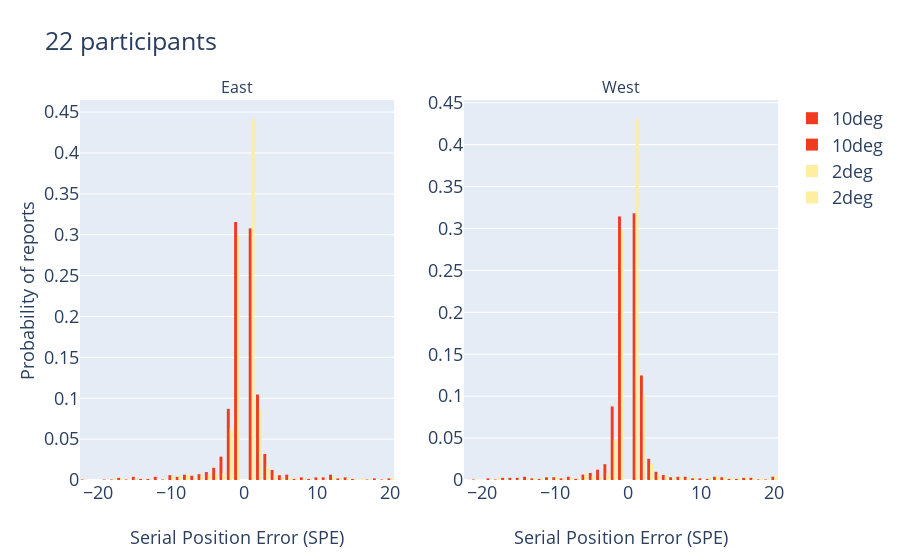

The code cell stored with this chart in its notebook:
### Code cell
from plotly import tools

trace = [[]]*2
ecc_length = len(data['cueEccentricity1'].unique())

for i,cuePos in enumerate(data['cueSpatialPos1'].unique()):
    cuePosdata = data[data['cueSpatialPos1']==cuePos]
    temp1 = []
    for j,ecc in enumerate(cuePosdata['cueEccentricity1'].unique().sort()):
        ecc_data = cuePosdata[cuePosdata['cueEccentricity1']==ecc]
        temp1.append(go.Histogram(x = ecc_data['responsePosRelative0'].to_numpy(), 
                                  histnorm='probability',
                                  name = str(ecc) + 'deg', opacity = 1, marker = dict(color = colors[j])))
    trace[i] = temp1

if data['cueSpatialPos1'].unique()[0] == [-1.0,0.0]:
    titles = ('West','East')
else:
    titles = ('East','West')

font_size = 18
fig = tools.make_subplots(rows=1, cols=2, subplot_titles = titles)
fig['layout'].update(barmode='group', title = str(int(len(data)/280))+' participants', font = dict(size = font_size))
#fig['layout']['xaxis3'].update(title='position of reported item relative to the true item', range = [-2,2])
#fig['layout']['xaxis4'].update(title='position of reported item relative to the true item', range = [-2,2])
fig['layout']['xaxis1'].update(title='Serial Position Error (SPE)', titlefont = dict(size = font_size))
fig['layout']['xaxis2'].update(title='Serial Position Error (SPE)', titlefont = dict(size = font_size))
fig['layout']['yaxis1'].update(title='Probability of reports', titlefont = dict(size = font_size))
#fig['layout']['yaxis3'].update(title='Frequency')
for i in range(ecc_length):
    fig.add_trace(trace[0][ecc_length-1-i], 1, 1)
    fig.add_trace(trace[1][ecc_length-1-i], 1, 2)
    #fig.append_trace(trace[2][i], 2, 1)
    #fig.append_trace(trace[3][i], 2, 2)
iplot(fig, filename='SPE_distributions_East_West')

### Figure 1 — Plotly figure (JSON) as saved in the notebook; plotly's stock layout.template omitted (floating-point values rounded to 4 significant figures; data arrays with more than 128 entries replaced by an {"elided": "..."} marker saying what was removed)
{"data": [{"histnorm": "probability", "marker": {"color": "rgb(240,59,32)"}, "name": "10deg", "opacity": 1, "type": "histogram", "x": {"elided": "1540 int values"}, "xaxis": "x", "yaxis": "y"}, {"histnorm": "probability", "marker": {"color": "rgb(240,59,32)"}, "name": "10deg", "opacity": 1, "type": "histogram", "x": {"elided": "1540 int values"}, "xaxis": "x2", "yaxis": "y2"}, {"histnorm": "probability", "marker": {"color": "rgb(255,237,160)"}, "name": "2deg", "opacity": 1, "type": "histogram", "x": {"elided": "1540 int values"}, "xaxis": "x", "yaxis": "y"}, {"histnorm": "probability", "marker": {"color": "rgb(255,237,160)"}, "name": "2deg", "opacity": 1, "type": "histogram", "x": {"elided": "1540 int values"}, "xaxis": "x2", "yaxis": "y2"}], "layout": {"annotations": [{"font": {"size": 16}, "showarrow": false, "text": "East", "x": 0.225, "xanchor": "center", "xref": "paper", "y": 1, "yanchor": "bottom", "yref": "paper"}, {"font": {"size": 16}, "showarrow": false, "text": "West", "x": 0.775, "xanchor": "center", "xref": "paper", "y": 1, "yanchor": "bottom", "yref": "paper"}], "barmode": "group", "font": {"size": 18}, "title": {"text": "22 participants"}, "xaxis": {"anchor": "y", "domain": [0, 0.45], "title": {"font": {"size": 18}, "text": "Serial Position Error (SPE)"}}, "xaxis2": {"anchor": "y2", "domain": [0.55, 1], "title": {"font": {"size": 18}, "text": "Serial Position Error (SPE)"}}, "yaxis": {"anchor": "x", "domain": [0, 1], "title": {"font": {"size": 18}, "text": "Probability of reports"}}, "yaxis2": {"anchor": "x2", "domain": [0, 1]}}}
